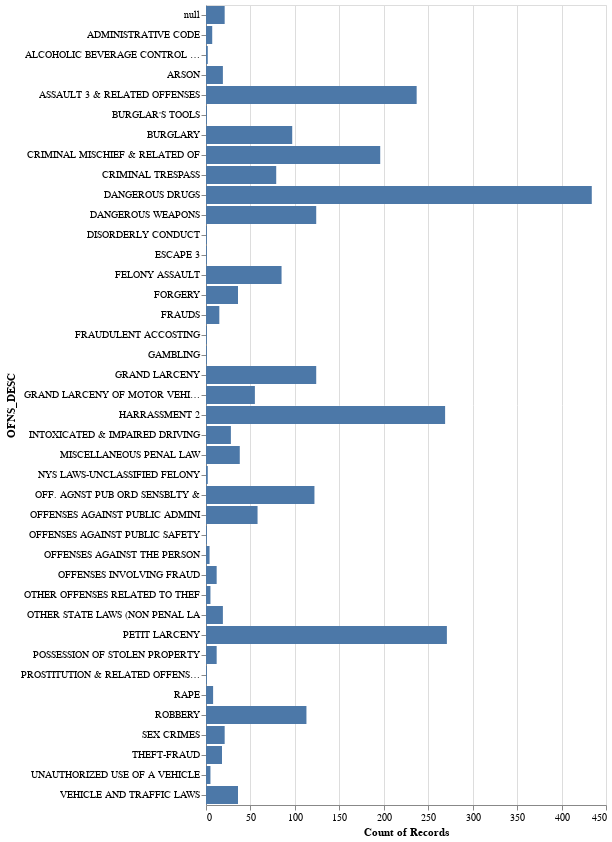

The code cell stored with this chart in its notebook:
### Markdown cell above
### 4.2 Aggregation Transforms (6 pts)
Generate a `barh` plot and display the value counts for `OFNS_DESC` in Bronx on Friday in descending order. Visualize it as a barh chart with the counts in descending order and place the counts on the right side of each bar. ***Instead of value_counts(), now you can only use aggregation transforms within Altair.***

https://altair-viz.github.io/user_guide/transform/aggregate.html

### Code cell
alt.data_transformers.disable_max_rows()
### BEGIN SOLUTION
ofns_friday = calls[(calls['DAY_OF_WEEK'] == 'Friday') & (calls['BORO_NM'] == 'BRONX')].reset_index()
alt.Chart(ofns_friday).mark_bar().encode(x='count(ofns_friday):O', y=alt.Y('OFNS_DESC:O'))



### END SOLUTION

### Figure 1 — Vega-Lite specification as saved in the notebook (floating-point values rounded to 4 significant figures; data arrays with more than 128 entries replaced by an {"elided": "..."} marker saying what was removed)
{"config": {"view": {"continuousWidth": 400, "continuousHeight": 300}}, "data": {"name": "data-a0d037e8b6740d99ae90b804c90bb1be"}, "mark": "bar", "encoding": {"x": {"type": "ordinal", "aggregate": "count", "field": "ofns_friday"}, "y": {"type": "ordinal", "field": "OFNS_DESC"}}, "$schema": "https://vega.github.io/schema/vega-lite/v4.0.2.json", "datasets": {"data-a0d037e8b6740d99ae90b804c90bb1be": {"elided": "2579 records"}}}
